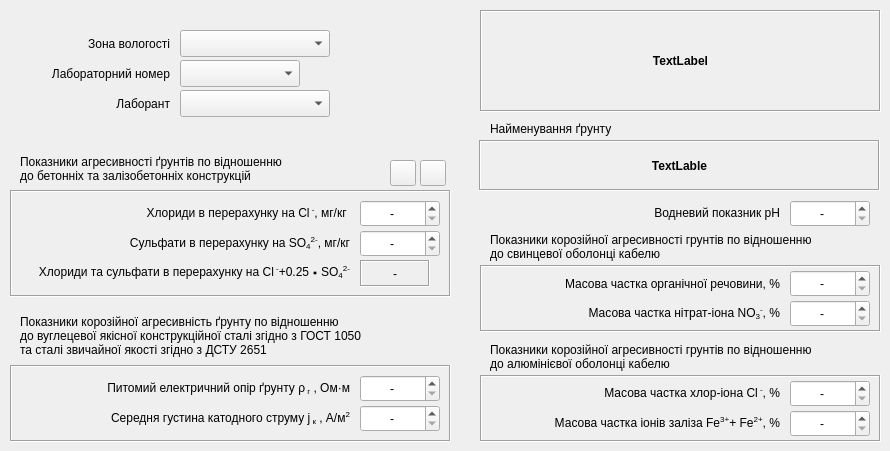
  <widget class="QWidget" name="tab">
   <attribute name="title">
    <string>Один запис</string>
   </attribute>
   <widget class="QLabel" name="label">
    <property name="geometry">
     <rect>
      <x>480</x>
      <y>10</y>
      <width>401</width>
      <height>102</height>
     </rect>
    </property>
    <property name="font">
     <font>
      <weight>75</weight>
      <bold>true</bold>
     </font>
    </property>
    <property name="frameShape">
     <enum>QFrame::Box</enum>
    </property>
    <property name="frameShadow">
     <enum>QFrame::Sunken</enum>
    </property>
    <property name="text">
     <string>TextLabel</string>
    </property>
    <property name="alignment">
     <set>Qt::AlignCenter</set>
    </property>
    <property name="wordWrap">
     <bool>true</bool>
    </property>
   </widget>
   <widget class="QLabel" name="label_19">
    <property name="geometry">
     <rect>
      <x>20</x>
      <y>152</y>
      <width>360</width>
      <height>34</height>
     </rect>
    </property>
    <property name="text">
     <string>Показники агресивності ґрунтів по відношенню 
до бетонніх та залізобетонніх конструкцій</string>
    </property>
    <property name="alignment">
     <set>Qt::AlignLeading|Qt::AlignLeft|Qt::AlignVCenter</set>
    </property>
   </widget>
   <widget class="QLabel" name="label_20">
    <property name="geometry">
     <rect>
      <x>20</x>
      <y>60</y>
      <width>150</width>
      <height>27</height>
     </rect>
    </property>
    <property name="sizePolicy">
     <sizepolicy hsizetype="Preferred" vsizetype="Preferred">
      <horstretch>0</horstretch>
      <verstretch>0</verstretch>
     </sizepolicy>
    </property>
    <property name="text">
     <string>Лабораторний номер</string>
    </property>
    <property name="alignment">
     <set>Qt::AlignRight|Qt::AlignTrailing|Qt::AlignVCenter</set>
    </property>
   </widget>
   <widget class="QComboBox" name="comboBox">
    <property name="geometry">
     <rect>
      <x>180</x>
      <y>60</y>
      <width>120</width>
      <height>27</height>
     </rect>
    </property>
   </widget>
   <widget class="QFrame" name="frame_2">
    <property name="geometry">
     <rect>
      <x>10</x>
      <y>190</y>
      <width>441</width>
      <height>107</height>
     </rect>
    </property>
    <property name="frameShape">
     <enum>QFrame::Box</enum>
    </property>
    <property name="frameShadow">
     <enum>QFrame::Sunken</enum>
    </property>
    <widget class="QDoubleSpinBox" name="doubleSpinBox_2">
     <property name="geometry">
      <rect>
       <x>350</x>
       <y>10</y>
       <width>80</width>
       <height>27</height>
      </rect>
     </property>
     <property name="locale">
      <locale language="C" country="AnyCountry"/>
     </property>
     <property name="alignment">
      <set>Qt::AlignCenter</set>
     </property>
     <property name="specialValueText">
      <string>-</string>
     </property>
     <property name="decimals">
      <number>1</number>
     </property>
     <property name="minimum">
      <double>-0.100000000000000</double>
     </property>
     <property name="maximum">
      <double>99999.899999999994179</double>
     </property>
     <property name="singleStep">
      <double>0.100000000000000</double>
     </property>
     <property name="value">
      <double>-0.100000000000000</double>
     </property>
    </widget>
    <widget class="QLabel" name="label_4">
     <property name="geometry">
      <rect>
       <x>10</x>
       <y>10</y>
       <width>330</width>
       <height>27</height>
      </rect>
     </property>
     <property name="text">
      <string>&lt;html&gt;&lt;head/&gt;&lt;body&gt;&lt;p&gt;Хлориди в перерахунку на Cl&lt;span style=&quot; vertical-align:super;&quot;&gt; -&lt;/span&gt;, мг/кг &lt;/p&gt;&lt;/body&gt;&lt;/html&gt;</string>
     </property>
     <property name="alignment">
      <set>Qt::AlignRight|Qt::AlignTrailing|Qt::AlignVCenter</set>
     </property>
    </widget>
    <widget class="QLabel" name="label_29">
     <property name="geometry">
      <rect>
       <x>350</x>
       <y>70</y>
       <width>70</width>
       <height>27</height>
      </rect>
     </property>
     <property name="font">
      <font>
       <weight>50</weight>
       <bold>false</bold>
      </font>
     </property>
     <property name="frameShape">
      <enum>QFrame::Box</enum>
     </property>
     <property name="frameShadow">
      <enum>QFrame::Sunken</enum>
     </property>
     <property name="text">
      <string>-</string>
     </property>
     <property name="alignment">
      <set>Qt::AlignCenter</set>
     </property>
     <property name="margin">
      <number>0</number>
     </property>
     <property name="indent">
      <number>-1</number>
     </property>
    </widget>
    <widget class="QLabel" name="label_23">
     <property name="geometry">
      <rect>
       <x>-1</x>
       <y>70</y>
       <width>341</width>
       <height>27</height>
      </rect>
     </property>
     <property name="text">
      <string>&lt;html&gt;&lt;head/&gt;&lt;body&gt;&lt;p&gt;Хлориди та сульфати в перерахунку на Cl&lt;span style=&quot; vertical-align:super;&quot;&gt; -&lt;/span&gt;+0.25&lt;span style=&quot; background-color:transparent;&quot;&gt;∗&lt;/span&gt;SO&lt;span style=&quot; vertical-align:sub;&quot;&gt;4&lt;/span&gt;&lt;span style=&quot; vertical-align:super;&quot;&gt;2-&lt;/span&gt;&lt;/p&gt;&lt;/body&gt;&lt;/html&gt;</string>
     </property>
     <property name="alignment">
      <set>Qt::AlignRight|Qt::AlignTrailing|Qt::AlignVCenter</set>
     </property>
     <property name="wordWrap">
      <bool>true</bool>
     </property>
    </widget>
    <widget class="QDoubleSpinBox" name="doubleSpinBox">
     <property name="geometry">
      <rect>
       <x>350</x>
       <y>40</y>
       <width>80</width>
       <height>27</height>
      </rect>
     </property>
     <property name="locale">
      <locale language="C" country="AnyCountry"/>
     </property>
     <property name="wrapping">
      <bool>false</bool>
     </property>
     <property name="alignment">
      <set>Qt::AlignCenter</set>
     </property>
     <property name="specialValueText">
      <string>-</string>
     </property>
     <property name="decimals">
      <number>1</number>
     </property>
     <property name="minimum">
      <double>-0.100000000000000</double>
     </property>
     <property name="maximum">
      <double>99999.899999999994179</double>
     </property>
     <property name="singleStep">
      <double>0.100000000000000</double>
     </property>
     <property name="value">
      <double>-0.100000000000000</double>
     </property>
    </widget>
    <widget class="QLabel" name="label_3">
     <property name="geometry">
      <rect>
       <x>10</x>
       <y>40</y>
       <width>330</width>
       <height>27</height>
      </rect>
     </property>
     <property name="text">
      <string>&lt;html&gt;&lt;head/&gt;&lt;body&gt;&lt;p&gt;Сульфати в перерахунку на SO&lt;span style=&quot; vertical-align:sub;&quot;&gt;4&lt;/span&gt;&lt;span style=&quot; vertical-align:super;&quot;&gt;2-&lt;/span&gt;, мг/кг&lt;/p&gt;&lt;/body&gt;&lt;/html&gt;</string>
     </property>
     <property name="alignment">
      <set>Qt::AlignRight|Qt::AlignTrailing|Qt::AlignVCenter</set>
     </property>
    </widget>
   </widget>
   <widget class="QLabel" name="label_18">
    <property name="geometry">
     <rect>
      <x>479</x>
      <y>140</y>
      <width>401</width>
      <height>51</height>
     </rect>
    </property>
    <property name="font">
     <font>
      <weight>75</weight>
      <bold>true</bold>
     </font>
    </property>
    <property name="frameShape">
     <enum>QFrame::Box</enum>
    </property>
    <property name="frameShadow">
     <enum>QFrame::Sunken</enum>
    </property>
    <property name="text">
     <string>TextLable</string>
    </property>
    <property name="alignment">
     <set>Qt::AlignCenter</set>
    </property>
    <property name="wordWrap">
     <bool>true</bool>
    </property>
   </widget>
   <widget class="QLabel" name="label_2">
    <property name="geometry">
     <rect>
      <x>490</x>
      <y>120</y>
      <width>150</width>
      <height>17</height>
     </rect>
    </property>
    <property name="text">
     <string>Найменування ґрунту</string>
    </property>
    <property name="alignment">
     <set>Qt::AlignLeading|Qt::AlignLeft|Qt::AlignVCenter</set>
    </property>
   </widget>
   <widget class="QLabel" name="label_17">
    <property name="geometry">
     <rect>
      <x>20</x>
      <y>30</y>
      <width>150</width>
      <height>27</height>
     </rect>
    </property>
    <property name="text">
     <string>Зона вологості</string>
    </property>
    <property name="alignment">
     <set>Qt::AlignRight|Qt::AlignTrailing|Qt::AlignVCenter</set>
    </property>
   </widget>
   <widget class="QToolButton" name="toolButton_6">
    <property name="geometry">
     <rect>
      <x>390</x>
      <y>160</y>
      <width>26</width>
      <height>26</height>
     </rect>
    </property>
    <property name="toolTip">
     <string>Очистити комірку від значення</string>
    </property>
    <property name="statusTip">
     <string>Очистити комірку від значення. Відобразити None</string>
    </property>
    <property name="icon">
     <iconset>
      <normaloff>../icons/16x16/actions/edit-clear.png</normaloff>../icons/16x16/actions/edit-clear.png</iconset>
    </property>
   </widget>
   <widget class="QComboBox" name="comboBox_2">
    <property name="geometry">
     <rect>
      <x>180</x>
      <y>90</y>
      <width>150</width>
      <height>27</height>
     </rect>
    </property>
   </widget>
   <widget class="QLabel" name="label_48">
    <property name="geometry">
     <rect>
      <x>20</x>
      <y>90</y>
      <width>150</width>
      <height>27</height>
     </rect>
    </property>
    <property name="sizePolicy">
     <sizepolicy hsizetype="Preferred" vsizetype="Preferred">
      <horstretch>0</horstretch>
      <verstretch>0</verstretch>
     </sizepolicy>
    </property>
    <property name="text">
     <string>Лаборант</string>
    </property>
    <property name="alignment">
     <set>Qt::AlignRight|Qt::AlignTrailing|Qt::AlignVCenter</set>
    </property>
   </widget>
   <widget class="QComboBox" name="comboBox_3">
    <property name="geometry">
     <rect>
      <x>180</x>
      <y>30</y>
      <width>150</width>
      <height>27</height>
     </rect>
    </property>
   </widget>
   <widget class="QToolButton" name="toolButton">
    <property name="geometry">
     <rect>
      <x>420</x>
      <y>160</y>
      <width>26</width>
      <height>26</height>
     </rect>
    </property>
    <property name="toolTip">
     <string>&lt;html&gt;&lt;head/&gt;&lt;body&gt;&lt;p&gt;Розрахувати характеристики агресивності грунту&lt;/p&gt;&lt;/body&gt;&lt;/html&gt;</string>
    </property>
    <property name="statusTip">
     <string>Розрахувати характеристики агресивності грунту</string>
    </property>
    <property name="text">
     <string/>
    </property>
    <property name="icon">
     <iconset>
      <normaloff>../icons/16x16/apps/accessories-calculator.png</normaloff>../icons/16x16/apps/accessories-calculator.png</iconset>
    </property>
   </widget>
   <widget class="QFrame" name="frame">
    <property name="geometry">
     <rect>
      <x>10</x>
      <y>365</y>
      <width>441</width>
      <height>77</height>
     </rect>
    </property>
    <property name="frameShape">
     <enum>QFrame::Box</enum>
    </property>
    <property name="frameShadow">
     <enum>QFrame::Sunken</enum>
    </property>
    <widget class="QDoubleSpinBox" name="doubleSpinBox_4">
     <property name="geometry">
      <rect>
       <x>350</x>
       <y>40</y>
       <width>80</width>
       <height>27</height>
      </rect>
     </property>
     <property name="locale">
      <locale language="C" country="AnyCountry"/>
     </property>
     <property name="alignment">
      <set>Qt::AlignCenter</set>
     </property>
     <property name="specialValueText">
      <string>-</string>
     </property>
     <property name="decimals">
      <number>2</number>
     </property>
     <property name="minimum">
      <double>-0.010000000000000</double>
     </property>
     <property name="maximum">
      <double>99.989999999999995</double>
     </property>
     <property name="singleStep">
      <double>0.010000000000000</double>
     </property>
     <property name="value">
      <double>-0.010000000000000</double>
     </property>
    </widget>
    <widget class="QDoubleSpinBox" name="doubleSpinBox_3">
     <property name="geometry">
      <rect>
       <x>350</x>
       <y>10</y>
       <width>80</width>
       <height>27</height>
      </rect>
     </property>
     <property name="locale">
      <locale language="C" country="AnyCountry"/>
     </property>
     <property name="alignment">
      <set>Qt::AlignCenter</set>
     </property>
     <property name="specialValueText">
      <string>-</string>
     </property>
     <property name="decimals">
      <number>1</number>
     </property>
     <property name="minimum">
      <double>-0.100000000000000</double>
     </property>
     <property name="maximum">
      <double>99999.899999999994179</double>
     </property>
     <property name="singleStep">
      <double>0.100000000000000</double>
     </property>
     <property name="value">
      <double>-0.100000000000000</double>
     </property>
    </widget>
    <widget class="QLabel" name="label_45">
     <property name="geometry">
      <rect>
       <x>49</x>
       <y>40</y>
       <width>291</width>
       <height>27</height>
      </rect>
     </property>
     <property name="text">
      <string>&lt;html&gt;&lt;head/&gt;&lt;body&gt;&lt;p&gt;Середня густина катодного струму j&lt;span style=&quot; vertical-align:sub;&quot;&gt; к&lt;/span&gt; , А/м&lt;span style=&quot; vertical-align:super;&quot;&gt;2&lt;/span&gt;&lt;/p&gt;&lt;/body&gt;&lt;/html&gt;</string>
     </property>
     <property name="alignment">
      <set>Qt::AlignRight|Qt::AlignTrailing|Qt::AlignVCenter</set>
     </property>
     <property name="wordWrap">
      <bool>true</bool>
     </property>
    </widget>
    <widget class="QLabel" name="label_44">
     <property name="geometry">
      <rect>
       <x>49</x>
       <y>10</y>
       <width>291</width>
       <height>27</height>
      </rect>
     </property>
     <property name="text">
      <string>&lt;html&gt;&lt;head/&gt;&lt;body&gt;&lt;p&gt;Питомий електричний опір ґрунту ρ&lt;span style=&quot; vertical-align:sub;&quot;&gt; г&lt;/span&gt; , Ом·м&lt;/p&gt;&lt;/body&gt;&lt;/html&gt;</string>
     </property>
     <property name="alignment">
      <set>Qt::AlignRight|Qt::AlignTrailing|Qt::AlignVCenter</set>
     </property>
     <property name="wordWrap">
      <bool>true</bool>
     </property>
    </widget>
   </widget>
   <widget class="QLabel" name="label_52">
    <property name="geometry">
     <rect>
      <x>20</x>
      <y>310</y>
      <width>401</width>
      <height>51</height>
     </rect>
    </property>
    <property name="text">
     <string>Показники корозійної агресивність ґрунту по відношенню 
до вуглецевої якісної конструкційної сталі згідно з ГОСТ 1050 
та сталі звичайної якості згідно з ДСТУ 2651</string>
    </property>
    <property name="alignment">
     <set>Qt::AlignLeading|Qt::AlignLeft|Qt::AlignVCenter</set>
    </property>
   </widget>
   <widget class="QLabel" name="label_53">
    <property name="geometry">
     <rect>
      <x>490</x>
      <y>230</y>
      <width>391</width>
      <height>34</height>
     </rect>
    </property>
    <property name="text">
     <string>Показники корозійної агресивності грунтів по відношенню 
до свинцевої оболонці кабелю</string>
    </property>
   </widget>
   <widget class="QFrame" name="frame_4">
    <property name="geometry">
     <rect>
      <x>480</x>
      <y>265</y>
      <width>401</width>
      <height>67</height>
     </rect>
    </property>
    <property name="frameShape">
     <enum>QFrame::Box</enum>
    </property>
    <property name="frameShadow">
     <enum>QFrame::Sunken</enum>
    </property>
    <widget class="QDoubleSpinBox" name="doubleSpinBox_7">
     <property name="geometry">
      <rect>
       <x>310</x>
       <y>35</y>
       <width>80</width>
       <height>27</height>
      </rect>
     </property>
     <property name="locale">
      <locale language="C" country="AnyCountry"/>
     </property>
     <property name="alignment">
      <set>Qt::AlignCenter</set>
     </property>
     <property name="specialValueText">
      <string>-</string>
     </property>
     <property name="decimals">
      <number>4</number>
     </property>
     <property name="minimum">
      <double>-0.000100000000000</double>
     </property>
     <property name="maximum">
      <double>9.999900000000000</double>
     </property>
     <property name="singleStep">
      <double>0.000100000000000</double>
     </property>
     <property name="value">
      <double>-0.000100000000000</double>
     </property>
    </widget>
    <widget class="QDoubleSpinBox" name="doubleSpinBox_6">
     <property name="geometry">
      <rect>
       <x>310</x>
       <y>5</y>
       <width>80</width>
       <height>27</height>
      </rect>
     </property>
     <property name="locale">
      <locale language="C" country="AnyCountry"/>
     </property>
     <property name="alignment">
      <set>Qt::AlignCenter</set>
     </property>
     <property name="specialValueText">
      <string>-</string>
     </property>
     <property name="decimals">
      <number>4</number>
     </property>
     <property name="minimum">
      <double>-0.000100000000000</double>
     </property>
     <property name="maximum">
      <double>9.999900000000000</double>
     </property>
     <property name="singleStep">
      <double>0.000100000000000</double>
     </property>
     <property name="value">
      <double>-0.000100000000000</double>
     </property>
    </widget>
    <widget class="QLabel" name="label_47">
     <property name="geometry">
      <rect>
       <x>19</x>
       <y>5</y>
       <width>281</width>
       <height>27</height>
      </rect>
     </property>
     <property name="text">
      <string>Масова частка органічної речовини, %</string>
     </property>
     <property name="alignment">
      <set>Qt::AlignRight|Qt::AlignTrailing|Qt::AlignVCenter</set>
     </property>
     <property name="wordWrap">
      <bool>true</bool>
     </property>
    </widget>
    <widget class="QLabel" name="label_49">
     <property name="geometry">
      <rect>
       <x>19</x>
       <y>35</y>
       <width>281</width>
       <height>27</height>
      </rect>
     </property>
     <property name="text">
      <string>&lt;html&gt;&lt;head/&gt;&lt;body&gt;&lt;p&gt;Масова частка нітрат-іона NO&lt;span style=&quot; vertical-align:sub;&quot;&gt;3&lt;/span&gt;&lt;span style=&quot; vertical-align:super;&quot;&gt;-&lt;/span&gt;, %&lt;/p&gt;&lt;/body&gt;&lt;/html&gt;</string>
     </property>
     <property name="alignment">
      <set>Qt::AlignRight|Qt::AlignTrailing|Qt::AlignVCenter</set>
     </property>
     <property name="wordWrap">
      <bool>true</bool>
     </property>
    </widget>
   </widget>
   <widget class="QFrame" name="frame_5">
    <property name="geometry">
     <rect>
      <x>480</x>
      <y>375</y>
      <width>401</width>
      <height>67</height>
     </rect>
    </property>
    <property name="frameShape">
     <enum>QFrame::Box</enum>
    </property>
    <property name="frameShadow">
     <enum>QFrame::Sunken</enum>
    </property>
    <widget class="QDoubleSpinBox" name="doubleSpinBox_9">
     <property name="geometry">
      <rect>
       <x>310</x>
       <y>35</y>
       <width>80</width>
       <height>27</height>
      </rect>
     </property>
     <property name="locale">
      <locale language="C" country="AnyCountry"/>
     </property>
     <property name="alignment">
      <set>Qt::AlignCenter</set>
     </property>
     <property name="specialValueText">
      <string>-</string>
     </property>
     <property name="decimals">
      <number>4</number>
     </property>
     <property name="minimum">
      <double>-0.000100000000000</double>
     </property>
     <property name="maximum">
      <double>9.999900000000000</double>
     </property>
     <property name="singleStep">
      <double>0.000100000000000</double>
     </property>
     <property name="value">
      <double>-0.000100000000000</double>
     </property>
    </widget>
    <widget class="QDoubleSpinBox" name="doubleSpinBox_8">
     <property name="geometry">
      <rect>
       <x>310</x>
       <y>5</y>
       <width>80</width>
       <height>27</height>
      </rect>
     </property>
     <property name="locale">
      <locale language="C" country="AnyCountry"/>
     </property>
     <property name="alignment">
      <set>Qt::AlignCenter</set>
     </property>
     <property name="specialValueText">
      <string>-</string>
     </property>
     <property name="decimals">
      <number>4</number>
     </property>
     <property name="minimum">
      <double>-0.000100000000000</double>
     </property>
     <property name="maximum">
      <double>9.999900000000000</double>
     </property>
     <property name="singleStep">
      <double>0.000100000000000</double>
     </property>
     <property name="value">
      <double>-0.000100000000000</double>
     </property>
    </widget>
    <widget class="QLabel" name="label_51">
     <property name="geometry">
      <rect>
       <x>29</x>
       <y>35</y>
       <width>271</width>
       <height>27</height>
      </rect>
     </property>
     <property name="text">
      <string>&lt;html&gt;&lt;head/&gt;&lt;body&gt;&lt;p&gt;Масова частка іонів заліза Fe&lt;span style=&quot; vertical-align:super;&quot;&gt;3+&lt;/span&gt;+ Fe&lt;span style=&quot; vertical-align:super;&quot;&gt;2+&lt;/span&gt;, %&lt;/p&gt;&lt;/body&gt;&lt;/html&gt;</string>
     </property>
     <property name="alignment">
      <set>Qt::AlignRight|Qt::AlignTrailing|Qt::AlignVCenter</set>
     </property>
     <property name="wordWrap">
      <bool>true</bool>
     </property>
    </widget>
    <widget class="QLabel" name="label_50">
     <property name="geometry">
      <rect>
       <x>29</x>
       <y>5</y>
       <width>271</width>
       <height>27</height>
      </rect>
     </property>
     <property name="text">
      <string>&lt;html&gt;&lt;head/&gt;&lt;body&gt;&lt;p&gt;Масова частка хлор-іона Cl&lt;span style=&quot; vertical-align:super;&quot;&gt; -&lt;/span&gt;, %&lt;/p&gt;&lt;/body&gt;&lt;/html&gt;</string>
     </property>
     <property name="alignment">
      <set>Qt::AlignRight|Qt::AlignTrailing|Qt::AlignVCenter</set>
     </property>
     <property name="wordWrap">
      <bool>true</bool>
     </property>
    </widget>
   </widget>
   <widget class="QLabel" name="label_54">
    <property name="geometry">
     <rect>
      <x>490</x>
      <y>340</y>
      <width>391</width>
      <height>34</height>
     </rect>
    </property>
    <property name="text">
     <string>Показники корозійної агресивності грунтів по відношенню 
до алюмінієвої оболонці кабелю</string>
    </property>
   </widget>
   <widget class="QDoubleSpinBox" name="doubleSpinBox_5">
    <property name="geometry">
     <rect>
      <x>790</x>
      <y>200</y>
      <width>80</width>
      <height>27</height>
     </rect>
    </property>
    <property name="locale">
     <locale language="C" country="AnyCountry"/>
    </property>
    <property name="alignment">
     <set>Qt::AlignCenter</set>
    </property>
    <property name="specialValueText">
     <string>-</string>
    </property>
    <property name="decimals">
     <number>1</number>
    </property>
    <property name="minimum">
     <double>-0.100000000000000</double>
    </property>
    <property name="maximum">
     <double>14.000000000000000</double>
    </property>
    <property name="singleStep">
     <double>0.100000000000000</double>
    </property>
    <property name="value">
     <double>-0.100000000000000</double>
    </property>
   </widget>
   <widget class="QLabel" name="label_46">
    <property name="geometry">
     <rect>
      <x>499</x>
      <y>200</y>
      <width>281</width>
      <height>27</height>
     </rect>
    </property>
    <property name="text">
     <string>&lt;html&gt;&lt;head/&gt;&lt;body&gt;&lt;p&gt;Водневий показник рН&lt;/p&gt;&lt;/body&gt;&lt;/html&gt;</string>
    </property>
    <property name="alignment">
     <set>Qt::AlignRight|Qt::AlignTrailing|Qt::AlignVCenter</set>
    </property>
    <property name="wordWrap">
     <bool>true</bool>
    </property>
   </widget>
   <zorder>frame_2</zorder>
   <zorder>label</zorder>
   <zorder>label_19</zorder>
   <zorder>label_20</zorder>
   <zorder>comboBox</zorder>
   <zorder>label_18</zorder>
   <zorder>label_2</zorder>
   <zorder>label_17</zorder>
   <zorder>toolButton_6</zorder>
   <zorder>comboBox_2</zorder>
   <zorder>label_48</zorder>
   <zorder>comboBox_3</zorder>
   <zorder>toolButton</zorder>
   <zorder>frame</zorder>
   <zorder>label_52</zorder>
   <zorder>label_53</zorder>
   <zorder>frame_4</zorder>
   <zorder>frame_5</zorder>
   <zorder>label_54</zorder>
   <zorder>doubleSpinBox_5</zorder>
   <zorder>label_46</zorder>
  </widget>
